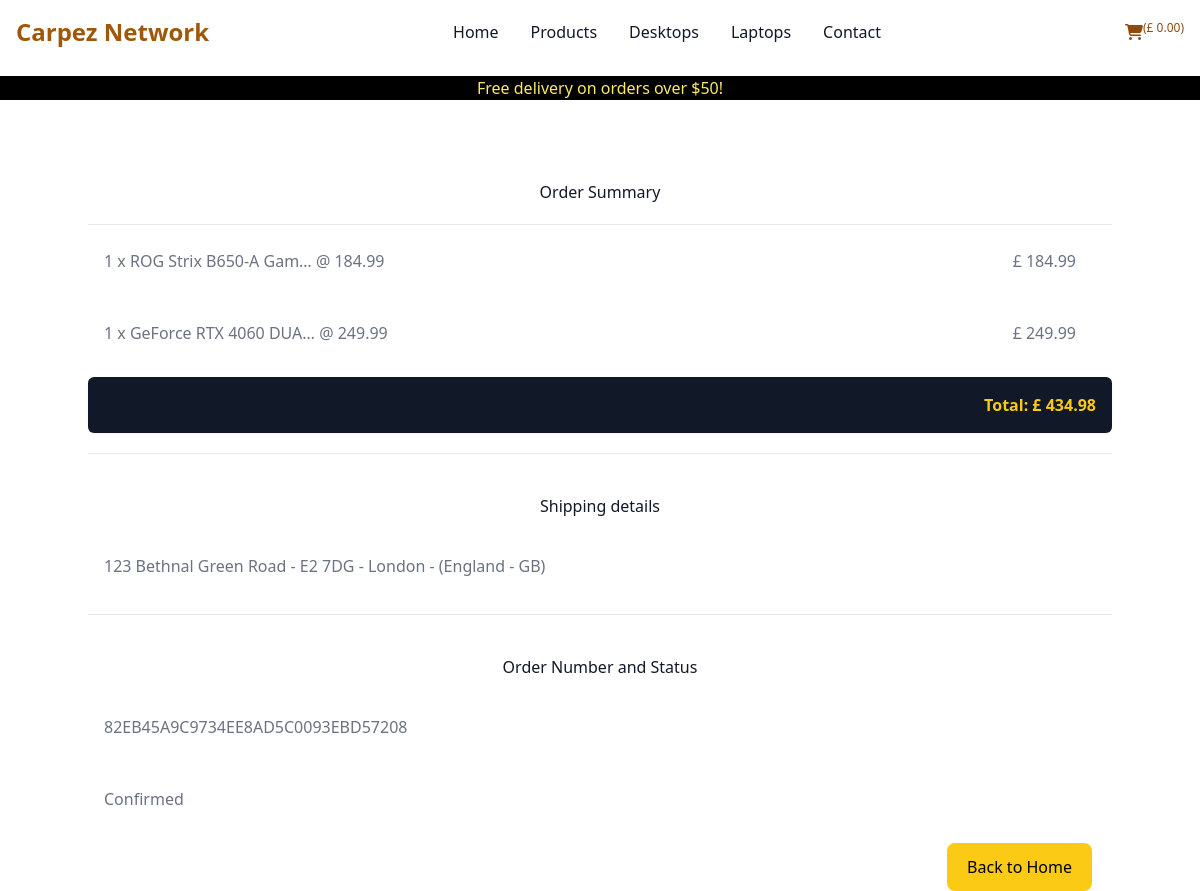
Screenshot of /checkout/checkout_success/82EB45A9C9734EE8AD5C0093EBD57208 with the database file from the repository.
### checkout/models.py (models this page shows, shortened)
class OrderLineItem(models.Model):
    order = models.ForeignKey(
        Order,
        null=False,
        blank=False,
        on_delete=models.CASCADE,
        related_name='lineitems'
        )
    product = models.ForeignKey(
        Product,
        null=False,
        blank=False,
        on_delete=models.CASCADE
        )
    quantity = models.IntegerField(null=False, blank=False, default=0)
    lineitem_total = models.DecimalField(
        max_digits=6,
        decimal_places=2,
        null=False,
        blank=False,
        editable=False
        )

class Order(models.Model):
    order_number = models.CharField(max_length=32, null=False, editable=False)
    date = models.DateTimeField(auto_now_add=True)
    delivery_cost = models.DecimalField(
        max_digits=6,
        decimal_places=2,
        null=False,
        default=0
    )
    order_total = models.DecimalField(
        max_digits=10,
        decimal_places=2,
        null=False,
        default=0
    )
    grand_total = models.DecimalField(
        max_digits=10,
        decimal_places=2,
        null=False,
        default=0
    )
    bag_and_shipping_details = models.JSONField(
        encoder=DjangoJSONEncoder,
        decoder=json.JSONDecoder
    )
    full_name = models.CharField(max_length=254, null=True, editable=False)
    email = models.EmailField(max_length=254, null=True, editable=False)
    shipping = models.CharField(max_length=254, null=True, editable=False)
    billing_details = models.JSONField(null=True, blank=True)
    stripe_pid = models.CharField(
        max_length=32,
        null=False,
        blank=False,
        editable=False,
        default="before migration"
    )
    user = models.ForeignKey(
        Dashboard,
        null=True,
        blank=True,
        related_name="orders",
        on_delete=models.SET_NULL
    )
    status = models.CharField(
        max_length=10,
        null=False,
        default='pending',
        choices=[
            ('pending', "Pending"),
            ('confirmed', "Confirmed"),
            ('dispatched', "Dispatched"),
            ('delivered', "delivered")
        ]
    )

### products/models.py (models this page shows, shortened)
class Product(models.Model):
    category = models.ForeignKey(
        'Category', null=True, blank=True, on_delete=models.SET_NULL
    )
    brand = models.ForeignKey(
        'Brand', null=True, blank=True, on_delete=models.SET_NULL
    )
    tags = models.ManyToManyField(Tag)
    sku = models.CharField(max_length=254, null=True, blank=True)
    name = models.CharField(max_length=254)
    description = models.TextField()
    rating = models.DecimalField(max_digits=2, decimal_places=1, null=True, blank=False)
    price = models.DecimalField(max_digits=6, decimal_places=2)
    image = models.ImageField(null=True, blank=True)
    reviews = models.ManyToManyField(Reviews)

### checkout/views.py (the view)
def checkout_success(request, order_number):
    order = get_object_or_404(Order, order_number=order_number)
    line_items = order.lineitems.all()
    if "bag" in request.session:
        del request.session["bag"]
    template = "checkout/checkout_success.html"
    context = {
        "order": order,
        "line_items": line_items
    }
    return render(request, template, context)

### bag/context.py (called while the page is built, shortened)
def bag(request):
    bag_items = []
    total = 0
    objects = 0
    b = request.session.get('bag', {})
    if total < settings.FREE_DELIVERY_TRESHOLD:
        delivery = total * Decimal(settings.STANDARD_DELIVERY_PERCENTAGE / 100)
        free_delivery_delta = settings.FREE_DELIVERY_TRESHOLD - total
    else:
        delivery = 0
        free_delivery_delta = 0
    grand_total = total + delivery
    json_bag = json.dumps(b)
    context = {
        'bag': json_bag,
        'bag_items': bag_items,
        'total': total,
        'objects': objects,
        'delivery': delivery,
        'free_delivery_delta': free_delivery_delta,
        'free_delivery_treshold': settings.FREE_DELIVERY_TRESHOLD,
        'grand_total': grand_total,
    }
    return context

### bag/templatetags/bag_tools.py (called while the page is built)
@register.filter(name='calc_subtotal')
def calc_subtotal(price, quantity):
    return price * quantity

### checkout/templates/checkout/checkout_success.html (shortened to what this page needs)
{% extends 'base.html' %}
{% load bag_tools %}
{% block content %}
<div class="container">
    <h2 class="font-xl text-gray-900 mb-5 mt-20 text-center">
      Order Summary
    </h2>
    <hr>
    {% for lineitem in line_items %}
        <p class="mb-4 mt-2 p-4 font-large text-gray-500 dark:text-gray-400">
            {{ lineitem.quantity }} x {{ lineitem.product.name|truncatechars:21 }} @ {{ lineitem.product.price }}<span class="float-end mr-5">£ {{ lineitem.product.price|calc_subtotal:lineitem.quantity }} </span></p>
    {% endfor %}
    <p class="mt-4 p-4 bg-gray-900 rounded-md shadow-sm text-yellow-300 p-4 text-end">
        <strong>
            Total:  £ {{ order.grand_total|floatformat:2 }}
        </strong>
    </p>
    <hr class="mt-5 mb-5">
    <h2 class="font-large text-gray-900 mb-5 mt-10 text-center">
      Shipping details
    </h2>
    <p class="mb-4 p-4 text-gray-500 dark:text-gray-400">{{ order.shipping }}</p>
    <hr class="mt-5 mb-5">
    <h2 class="font-large text-gray-900 mb-5 mt-10 text-center">
      Order Number and Status
    </h2>
    <p class="mb-4 p-4 text-gray-500 dark:text-gray-400">{{ order.order_number }}</p>
    <p class="mb-4 p-4 text-gray-500 dark:text-gray-400">{{ order.get_status_display }}</p>
    <a href="{% url 'home' %}" class="btn btn-submit mr-5 float-end">Back to Home</a>
</div>
{% endblock %}

### rows the page displays
OrderLineItem: quantity "1", product.name "ROG Strix B650-A Gam…", product.price "184.99", product.price|calc_subtotal "184.99"
OrderLineItem: quantity "1", product.name "GeForce RTX 4060 DUA…", product.price "249.99", product.price|calc_subtotal "249.99"
Order: grand_total "434.98", shipping "123 Bethnal Green Road - E2 7DG - London - (England - GB)", order_number "82EB45A9C9734EE8AD5C0093EBD57208", status "Confirmed"

### other values shown
{{ grand_total|floatformat:2 }} "0.00"
{{ free_delivery_treshold }} "50"
